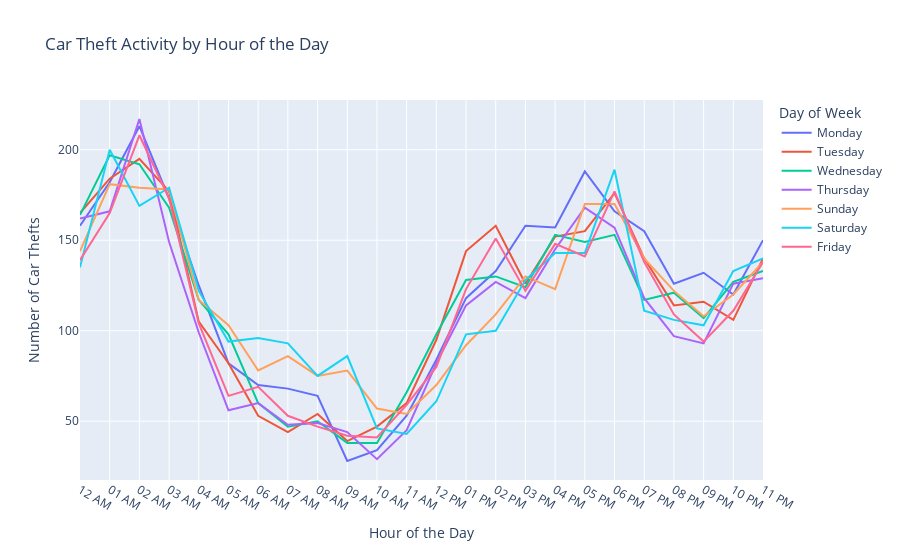

The notebook cell saved with this chart:
### Code cell
#Convert 'report_date' to datetime format
car_theft_data['report_date'] = pd.to_datetime(car_theft_data['report_date'], format='%Y-%m-%dT%H:%M:%SZ')

#Extract hour of the day from 'report_date' and convert to 12-hour format with AM/PM
car_theft_data['hour_of_day'] = car_theft_data['report_date'].dt.strftime('%I %p')

#Extract day of the week
car_theft_data['day_of_week'] = car_theft_data['report_date'].dt.day_name()

#Count the number of car thefts for each hour of the day and day of the week
hour_day_theft_counts = car_theft_data.groupby(['hour_of_day', 'day_of_week']).size().reset_index(name='Number of Car Thefts')

# Define order of hours
hour_order = ['12 AM', '01 AM', '02 AM', '03 AM', '04 AM', '05 AM', '06 AM', '07 AM', 
              '08 AM', '09 AM', '10 AM', '11 AM', '12 PM', '01 PM', '02 PM', '03 PM', 
              '04 PM', '05 PM', '06 PM', '07 PM', '08 PM', '09 PM', '10 PM', '11 PM']

#Convert 'hour_of_day' to categorical with the defined order
hour_day_theft_counts['hour_of_day'] = pd.Categorical(hour_day_theft_counts['hour_of_day'], categories=hour_order, ordered=True)

#Sort the dataframe by 'hour_of_day' to ensure it's displayed in chronological order
hour_day_theft_counts = hour_day_theft_counts.sort_values(by='hour_of_day')

fig = px.line(hour_day_theft_counts, x='hour_of_day', y='Number of Car Thefts', color='day_of_week',
              title='Car Theft Activity by Hour of the Day', 
              labels={'hour_of_day': 'Hour of the Day', 'Number of Car Thefts': 'Number of Car Thefts', 'day_of_week': 'Day of Week'})

fig.show()

### Figure 1 — Plotly figure (JSON) as saved in the notebook; plotly's stock layout.template omitted (floating-point values rounded to 4 significant figures)
{"data": [{"hovertemplate": "Day of Week=Monday<br>Hour of the Day=%{x}<br>Number of Car Thefts=%{y}<extra></extra>", "legendgroup": "Monday", "line": {"color": "#636efa", "dash": "solid"}, "marker": {"symbol": "circle"}, "mode": "lines", "name": "Monday", "orientation": "v", "showlegend": true, "type": "scatter", "x": ["12 AM", "01 AM", "02 AM", "03 AM", "04 AM", "05 AM", "06 AM", "07 AM", "08 AM", "09 AM", "10 AM", "11 AM", "12 PM", "01 PM", "02 PM", "03 PM", "04 PM", "05 PM", "06 PM", "07 PM", "08 PM", "09 PM", "10 PM", "11 PM"], "xaxis": "x", "y": [158, 182, 213, 173, 125, 82, 70, 68, 64, 28, 34, 53, 84, 118, 133, 158, 157, 188, 166, 155, 126, 132, 120, 150], "yaxis": "y"}, {"hovertemplate": "Day of Week=Tuesday<br>Hour of the Day=%{x}<br>Number of Car Thefts=%{y}<extra></extra>", "legendgroup": "Tuesday", "line": {"color": "#EF553B", "dash": "solid"}, "marker": {"symbol": "circle"}, "mode": "lines", "name": "Tuesday", "orientation": "v", "showlegend": true, "type": "scatter", "x": ["12 AM", "01 AM", "02 AM", "03 AM", "04 AM", "05 AM", "06 AM", "07 AM", "08 AM", "09 AM", "10 AM", "11 AM", "12 PM", "01 PM", "02 PM", "03 PM", "04 PM", "05 PM", "06 PM", "07 PM", "08 PM", "09 PM", "10 PM", "11 PM"], "xaxis": "x", "y": [165, 184, 195, 177, 105, 82, 53, 44, 54, 39, 47, 60, 95, 144, 158, 126, 152, 155, 176, 140, 114, 116, 106, 140], "yaxis": "y"}, {"hovertemplate": "Day of Week=Wednesday<br>Hour of the Day=%{x}<br>Number of Car Thefts=%{y}<extra></extra>", "legendgroup": "Wednesday", "line": {"color": "#00cc96", "dash": "solid"}, "marker": {"symbol": "circle"}, "mode": "lines", "name": "Wednesday", "orientation": "v", "showlegend": true, "type": "scatter", "x": ["12 AM", "01 AM", "02 AM", "03 AM", "04 AM", "05 AM", "06 AM", "07 AM", "08 AM", "09 AM", "10 AM", "11 AM", "12 PM", "01 PM", "02 PM", "03 PM", "04 PM", "05 PM", "06 PM", "07 PM", "08 PM", "09 PM", "10 PM", "11 PM"], "xaxis": "x", "y": [164, 197, 192, 168, 117, 98, 60, 47, 50, 38, 38, 66, 98, 128, 130, 124, 153, 149, 153, 117, 121, 107, 127, 133], "yaxis": "y"}, {"hovertemplate": "Day of Week=Thursday<br>Hour of the Day=%{x}<br>Number of Car Thefts=%{y}<extra></extra>", "legendgroup": "Thursday", "line": {"color": "#ab63fa", "dash": "solid"}, "marker": {"symbol": "circle"}, "mode": "lines", "name": "Thursday", "orientation": "v", "showlegend": true, "type": "scatter", "x": ["12 AM", "01 AM", "02 AM", "03 AM", "04 AM", "05 AM", "06 AM", "07 AM", "08 AM", "09 AM", "10 AM", "11 AM", "12 PM", "01 PM", "02 PM", "03 PM", "04 PM", "05 PM", "06 PM", "07 PM", "08 PM", "09 PM", "10 PM", "11 PM"], "xaxis": "x", "y": [162, 166, 217, 149, 99, 56, 60, 48, 49, 44, 29, 45, 82, 114, 127, 118, 145, 168, 157, 118, 97, 93, 126, 129], "yaxis": "y"}, {"hovertemplate": "Day of Week=Sunday<br>Hour of the Day=%{x}<br>Number of Car Thefts=%{y}<extra></extra>", "legendgroup": "Sunday", "line": {"color": "#FFA15A", "dash": "solid"}, "marker": {"symbol": "circle"}, "mode": "lines", "name": "Sunday", "orientation": "v", "showlegend": true, "type": "scatter", "x": ["12 AM", "01 AM", "02 AM", "03 AM", "04 AM", "05 AM", "06 AM", "07 AM", "08 AM", "09 AM", "10 AM", "11 AM", "12 PM", "01 PM", "02 PM", "03 PM", "04 PM", "05 PM", "06 PM", "07 PM", "08 PM", "09 PM", "10 PM", "11 PM"], "xaxis": "x", "y": [144, 181, 179, 178, 117, 103, 78, 86, 75, 78, 57, 54, 70, 92, 109, 130, 123, 170, 170, 140, 122, 108, 120, 138], "yaxis": "y"}, {"hovertemplate": "Day of Week=Saturday<br>Hour of the Day=%{x}<br>Number of Car Thefts=%{y}<extra></extra>", "legendgroup": "Saturday", "line": {"color": "#19d3f3", "dash": "solid"}, "marker": {"symbol": "circle"}, "mode": "lines", "name": "Saturday", "orientation": "v", "showlegend": true, "type": "scatter", "x": ["12 AM", "01 AM", "02 AM", "03 AM", "04 AM", "05 AM", "06 AM", "07 AM", "08 AM", "09 AM", "10 AM", "11 AM", "12 PM", "01 PM", "02 PM", "03 PM", "04 PM", "05 PM", "06 PM", "07 PM", "08 PM", "09 PM", "10 PM", "11 PM"], "xaxis": "x", "y": [135, 200, 169, 179, 122, 94, 96, 93, 75, 86, 46, 43, 61, 98, 100, 128, 143, 143, 189, 111, 106, 103, 133, 140], "yaxis": "y"}, {"hovertemplate": "Day of Week=Friday<br>Hour of the Day=%{x}<br>Number of Car Thefts=%{y}<extra></extra>", "legendgroup": "Friday", "line": {"color": "#FF6692", "dash": "solid"}, "marker": {"symbol": "circle"}, "mode": "lines", "name": "Friday", "orientation": "v", "showlegend": true, "type": "scatter", "x": ["12 AM", "01 AM", "02 AM", "03 AM", "04 AM", "05 AM", "06 AM", "07 AM", "08 AM", "09 AM", "10 AM", "11 AM", "12 PM", "01 PM", "02 PM", "03 PM", "04 PM", "05 PM", "06 PM", "07 PM", "08 PM", "09 PM", "10 PM", "11 PM"], "xaxis": "x", "y": [139, 165, 208, 173, 104, 64, 69, 53, 47, 42, 41, 59, 80, 123, 151, 122, 148, 141, 177, 138, 109, 94, 111, 138], "yaxis": "y"}], "layout": {"legend": {"title": {"text": "Day of Week"}, "tracegroupgap": 0}, "title": {"text": "Car Theft Activity by Hour of the Day"}, "xaxis": {"anchor": "y", "domain": [0, 1], "title": {"text": "Hour of the Day"}}, "yaxis": {"anchor": "x", "domain": [0, 1], "title": {"text": "Number of Car Thefts"}}}}
